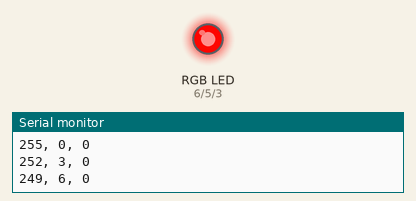
Bench run of a sketch on a simulated Arduino Uno, built with avr-gcc and run on an emulated ATmega328P. Shown: an RGB LED mixed from three pins (HIGH = lit), the last lines printed to the serial monitor. Dim RGB values are drawn brighter than linear.

Above: at 0.05 s.
At 0.65 s:
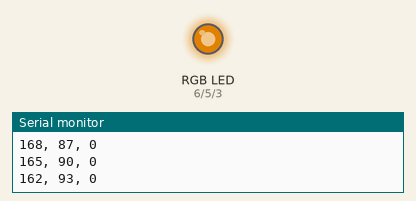
At 1.25 s:
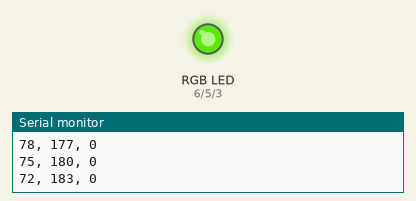
At 2.45 s:
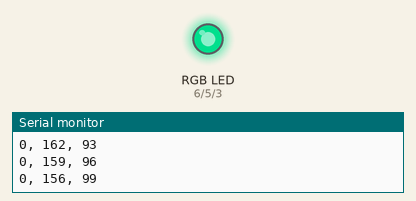
At 3.65 s:
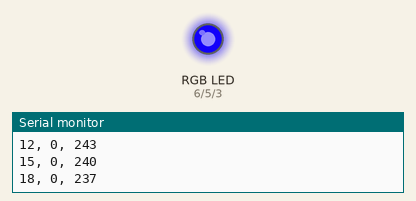
At 4.9 s:
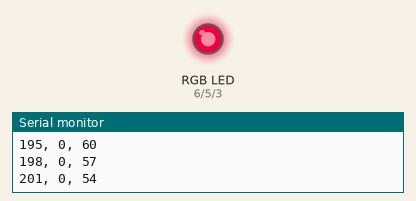
Timing chart, 0 to 6.9 s (numbered marks = the images above):
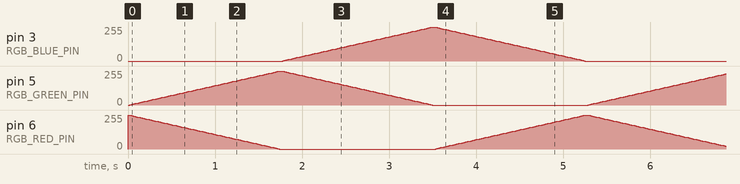

The sketch:

RGB_LED_FADE.ino
```cpp
enum RGB {
  RED,
  GREEN,
  BLUE,
  NUM_COLORS
};

const int RGB_RED_PIN = 6;
const int RGB_GREEN_PIN = 5;
const int RGB_BLUE_PIN = 3;
const int DELAY_MS = 20;
const int FADE_STEP = 3;
const int MAX_COLOR_VALUE = 255;

int _rgbLedValues[] = {255, 0, 0};
enum RGB _curFadingUp = GREEN;
enum RGB _curFadingDown = RED;

void setup() {
  pinMode(RGB_RED_PIN, OUTPUT);
  pinMode(RGB_GREEN_PIN, OUTPUT);
  pinMode(RGB_BLUE_PIN, OUTPUT);

  Serial.begin(9600);
  Serial.println("Red, Green, Blue");

  setColor(_rgbLedValues[RED], _rgbLedValues[GREEN], _rgbLedValues[BLUE]);
  delay(DELAY_MS);

}

void loop() {

  _rgbLedValues[_curFadingUp] += FADE_STEP;
  _rgbLedValues[_curFadingDown] -= FADE_STEP;

  if (_rgbLedValues[_curFadingUp] > MAX_COLOR_VALUE) {
    _rgbLedValues[_curFadingUp] = MAX_COLOR_VALUE;
    _curFadingUp = (RGB)((int)_curFadingUp + 1);

    if (_curFadingUp > (int)BLUE) {
      _curFadingUp = RED;
    }
  }

  if (_rgbLedValues[_curFadingDown] < 0) {
    _rgbLedValues[_curFadingDown] = 0;
    _curFadingDown = (RGB)((int)_curFadingDown + 1);

    if (_curFadingDown > (int)BLUE) {
      _curFadingDown = RED;
    }
  }

  setColor(_rgbLedValues[RED], _rgbLedValues[GREEN], _rgbLedValues[BLUE]);
  delay(DELAY_MS);

}

void setColor(int red, int green, int blue)
{
  Serial.print(red);
  Serial.print(", ");
  Serial.print(green);
  Serial.print(", ");
  Serial.println(blue);

//  // If a common anode LED, invert values
//  if(COMMON_ANODE == true){
//    red = MAX_COLOR_VALUE - red;
//    green = MAX_COLOR_VALUE - green;
//    blue = MAX_COLOR_VALUE - blue;
//  }
  analogWrite(RGB_RED_PIN, red);
  analogWrite(RGB_GREEN_PIN, green);
  analogWrite(RGB_BLUE_PIN, blue);
}
```
